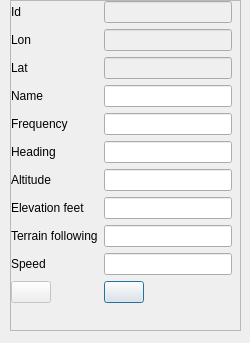
<?xml version="1.0" encoding="UTF-8"?>
<ui version="4.0">
 <class>MobileForm</class>
 <widget class="QWidget" name="MobileForm">
  <property name="geometry">
   <rect>
    <x>0</x>
    <y>0</y>
    <width>250</width>
    <height>343</height>
   </rect>
  </property>
  <property name="sizePolicy">
   <sizepolicy hsizetype="Preferred" vsizetype="Preferred">
    <horstretch>0</horstretch>
    <verstretch>0</verstretch>
   </sizepolicy>
  </property>
  <property name="minimumSize">
   <size>
    <width>250</width>
    <height>200</height>
   </size>
  </property>
  <property name="windowTitle">
   <string>Mobile Station</string>
  </property>
  <widget class="QScrollArea" name="scrollArea">
   <property name="geometry">
    <rect>
     <x>10</x>
     <y>0</y>
     <width>231</width>
     <height>331</height>
    </rect>
   </property>
   <property name="horizontalScrollBarPolicy">
    <enum>Qt::ScrollBarAlwaysOff</enum>
   </property>
   <property name="widgetResizable">
    <bool>true</bool>
   </property>
   <widget class="QWidget" name="scrollAreaWidgetContents">
    <property name="geometry">
     <rect>
      <x>0</x>
      <y>0</y>
      <width>229</width>
      <height>329</height>
     </rect>
    </property>
    <widget class="QWidget" name="formLayoutWidget">
     <property name="geometry">
      <rect>
       <x>0</x>
       <y>0</y>
       <width>221</width>
       <height>321</height>
      </rect>
     </property>
     <layout class="QFormLayout" name="formLayout">
      <item row="3" column="0">
       <widget class="QLabel" name="label">
        <property name="text">
         <string>Name</string>
        </property>
       </widget>
      </item>
      <item row="3" column="1">
       <widget class="QLineEdit" name="nameEdit"/>
      </item>
      <item row="5" column="0">
       <widget class="QLabel" name="label_2">
        <property name="text">
         <string>Heading</string>
        </property>
       </widget>
      </item>
      <item row="5" column="1">
       <widget class="QLineEdit" name="headingEdit"/>
      </item>
      <item row="6" column="0">
       <widget class="QLabel" name="label_3">
        <property name="text">
         <string>Altitude</string>
        </property>
       </widget>
      </item>
      <item row="6" column="1">
       <widget class="QLineEdit" name="altitudeEdit"/>
      </item>
      <item row="8" column="0">
       <widget class="QLabel" name="label_4">
        <property name="text">
         <string>Terrain following</string>
        </property>
       </widget>
      </item>
      <item row="8" column="1">
       <widget class="QLineEdit" name="terrainFollowingEdit"/>
      </item>
      <item row="9" column="0">
       <widget class="QLabel" name="label_5">
        <property name="text">
         <string>Speed</string>
        </property>
       </widget>
      </item>
      <item row="9" column="1">
       <widget class="QLineEdit" name="speedEdit"/>
      </item>
      <item row="11" column="1">
       <widget class="QPushButton" name="saveButton">
        <property name="sizePolicy">
         <sizepolicy hsizetype="Maximum" vsizetype="Fixed">
          <horstretch>0</horstretch>
          <verstretch>0</verstretch>
         </sizepolicy>
        </property>
        <property name="toolTip">
         <string>Save</string>
        </property>
        <property name="text">
         <string/>
        </property>
        <property name="icon">
         <iconset resource="resources.qrc">
          <normaloff>:/icons/images/filesave.png</normaloff>:/icons/images/filesave.png</iconset>
        </property>
        <property name="default">
         <bool>true</bool>
        </property>
       </widget>
      </item>
      <item row="11" column="0">
       <widget class="QPushButton" name="deleteButton">
        <property name="enabled">
         <bool>false</bool>
        </property>
        <property name="text">
         <string/>
        </property>
        <property name="icon">
         <iconset resource="resources.qrc">
          <normaloff>:/icons/images/button_cancel.png</normaloff>:/icons/images/button_cancel.png</iconset>
        </property>
       </widget>
      </item>
      <item row="4" column="0">
       <widget class="QLabel" name="frequencyLabel">
        <property name="text">
         <string>Frequency</string>
        </property>
       </widget>
      </item>
      <item row="4" column="1">
       <widget class="QLineEdit" name="frequencyEdit"/>
      </item>
      <item row="0" column="0">
       <widget class="QLabel" name="idLabel">
        <property name="text">
         <string>Id</string>
        </property>
       </widget>
      </item>
      <item row="0" column="1">
       <widget class="QLineEdit" name="idEdit">
        <property name="enabled">
         <bool>false</bool>
        </property>
       </widget>
      </item>
      <item row="7" column="0">
       <widget class="QLabel" name="elevationFeetLabel">
        <property name="text">
         <string>Elevation feet</string>
        </property>
       </widget>
      </item>
      <item row="7" column="1">
       <widget class="QLineEdit" name="elevationFeetEdit"/>
      </item>
      <item row="1" column="0">
       <widget class="QLabel" name="label_6">
        <property name="text">
         <string>Lon</string>
        </property>
       </widget>
      </item>
      <item row="1" column="1">
       <widget class="QLineEdit" name="lonEdit">
        <property name="enabled">
         <bool>false</bool>
        </property>
       </widget>
      </item>
      <item row="2" column="0">
       <widget class="QLabel" name="label_7">
        <property name="text">
         <string>Lat</string>
        </property>
       </widget>
      </item>
      <item row="2" column="1">
       <widget class="QLineEdit" name="latEdit">
        <property name="enabled">
         <bool>false</bool>
        </property>
       </widget>
      </item>
     </layout>
    </widget>
   </widget>
  </widget>
 </widget>
 <resources>
  <include location="resources.qrc"/>
 </resources>
 <connections/>
</ui>
